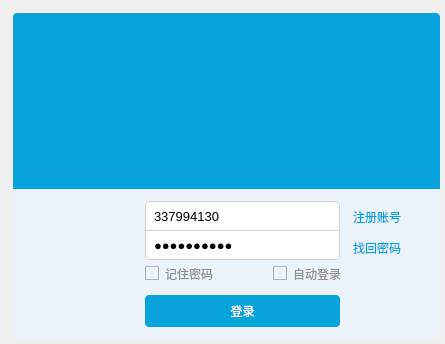
<?xml version="1.0" encoding="UTF-8"?>
<ui version="4.0">
 <class>LoginForm</class>
 <widget class="QWidget" name="LoginForm">
  <property name="geometry">
   <rect>
    <x>0</x>
    <y>0</y>
    <width>445</width>
    <height>344</height>
   </rect>
  </property>
  <property name="windowTitle">
   <string>登录QQ</string>
  </property>
  <property name="windowIcon">
   <iconset resource="../../rs/rs.qrc">
    <normaloff>:/sys/qlogo.png</normaloff>:/sys/qlogo.png</iconset>
  </property>
  <property name="styleSheet">
   <string notr="true">*{
	font: 75 9pt &quot;微软雅黑&quot;;
}

#LoginForm{
	
	
}

#login_main_widget{
	
	background-color: rgb(255, 170, 127,0);
	border-image: url(:/sys/back.png) 5;
}

#login_top_widget{
	background-color: #09A3DC;
	border-top-left-radius:4px;
	border-top-right-radius:4px;
}


#login_top_widget QLabel{
	border-top-left-radius:4px;
	border-top-right-radius:4px;
}


/*登录信息填写部分总容器*/
#login_con_widget{
	 
	background-color: #EBF2F9;	
	border-bottom-left-radius:4px;
	border-bottom-right-radius:4px;
}

/*输入框基本样式*/
#login_con_widget QLineEdit{
	
	border:1px solid rgb(209,209,209);
	height:28px;   /*子控件高度*/
	font-size:10pt;
	padding-left:6px;
	padding-right:6px;
	
}

/*输入框悬停样式*/
#login_con_widget QLineEdit:hover{
	
	border:1px solid rgb(21,131,221) /*鼠标悬停在输入框上时边框变蓝*/
	
}

/*用户名输入框样式*/
#login_con_widget QLineEdit#lineEdit_un{
	border-top-left-radius:4px;
	border-top-right-radius:4px;
	
}

/*密码输入框基本样式*/
#login_con_widget QLineEdit#lineEdit_pass{
	border-top-width:0px;
	border-bottom-left-radius:4px;
	border-bottom-right-radius:4px;
	background-image: url(:/sys/img/keyborad.png);
	background-repeat:no;
	background-position:right center;
	background-origin: content;
   
}

/*密码输入框在悬停时显示*/
#login_con_widget QLineEdit#lineEdit_pass:hover{
	border-top-width:1px;
}


/*标签基本样式*/
#login_con_widget QLabel{

	color: #09A3DC;
}

/*标签悬停*/
#login_con_widget QLabel:hover{
	color: rgba(9, 163, 220 ,120); /* 鼠标悬停在标签上时标签的字体颜色变为半透明的蓝色*/
}

/*复选框文字基本样式*/
#login_con_widget QCheckBox{
	color:rgb(145, 145, 145);
}

/*复选框方框部分基本样式*/
#login_con_widget QCheckBox::indicator {
	border:1px solid #B2B2B2;
}

/*复选框方框部分选中样式*/
#login_con_widget QCheckBox::indicator:checked {
	border:1px solid #278CDE;
	background-image: url(:/sys/img/check.png);  /*选中时复选框填充蓝色对勾*/
}

/*复选框方框部分悬停*/
#login_con_widget QCheckBox::indicator:hover {
	 border:1px solid #278CDE;      /*悬停时复选框的边框变蓝*/
}


/*定义头像样式*/
#label_touxiang{
	border-radius:4px;	
	border-image: url(:/sys/img/sf.jpg) 1; /*头像图片*/
	
}

/*登录按钮样式*/
#pushButton_login{
	border-radius:4px;
	border:none;
	background-color: #09A3DC;
	color:#fff;
}

/*登录按钮鼠标悬停样式*/
#pushButton_login:hover{
	background-color:rgb(60,195,245); /*悬停时变为半透明*/
}
</string>
  </property>
  <widget class="QWidget" name="login_main_widget" native="true">
   <property name="geometry">
    <rect>
     <x>10</x>
     <y>10</y>
     <width>433</width>
     <height>332</height>
    </rect>
   </property>
   <property name="minimumSize">
    <size>
     <width>433</width>
     <height>332</height>
    </size>
   </property>
   <property name="maximumSize">
    <size>
     <width>433</width>
     <height>332</height>
    </size>
   </property>
   <property name="palette">
    <palette>
     <active>
      <colorrole role="WindowText">
       <brush brushstyle="SolidPattern">
        <color alpha="255">
         <red>0</red>
         <green>0</green>
         <blue>0</blue>
        </color>
       </brush>
      </colorrole>
      <colorrole role="Button">
       <brush brushstyle="SolidPattern">
        <color alpha="0">
         <red>255</red>
         <green>170</green>
         <blue>127</blue>
        </color>
       </brush>
      </colorrole>
      <colorrole role="Base">
       <brush brushstyle="SolidPattern">
        <color alpha="0">
         <red>255</red>
         <green>170</green>
         <blue>127</blue>
        </color>
       </brush>
      </colorrole>
      <colorrole role="Window">
       <brush brushstyle="SolidPattern">
        <color alpha="0">
         <red>255</red>
         <green>170</green>
         <blue>127</blue>
        </color>
       </brush>
      </colorrole>
     </active>
     <inactive>
      <colorrole role="WindowText">
       <brush brushstyle="SolidPattern">
        <color alpha="255">
         <red>0</red>
         <green>0</green>
         <blue>0</blue>
        </color>
       </brush>
      </colorrole>
      <colorrole role="Button">
       <brush brushstyle="SolidPattern">
        <color alpha="0">
         <red>255</red>
         <green>170</green>
         <blue>127</blue>
        </color>
       </brush>
      </colorrole>
      <colorrole role="Base">
       <brush brushstyle="SolidPattern">
        <color alpha="0">
         <red>255</red>
         <green>170</green>
         <blue>127</blue>
        </color>
       </brush>
      </colorrole>
      <colorrole role="Window">
       <brush brushstyle="SolidPattern">
        <color alpha="0">
         <red>255</red>
         <green>170</green>
         <blue>127</blue>
        </color>
       </brush>
      </colorrole>
     </inactive>
     <disabled>
      <colorrole role="WindowText">
       <brush brushstyle="SolidPattern">
        <color alpha="255">
         <red>120</red>
         <green>120</green>
         <blue>120</blue>
        </color>
       </brush>
      </colorrole>
      <colorrole role="Button">
       <brush brushstyle="SolidPattern">
        <color alpha="0">
         <red>255</red>
         <green>170</green>
         <blue>127</blue>
        </color>
       </brush>
      </colorrole>
      <colorrole role="Base">
       <brush brushstyle="SolidPattern">
        <color alpha="0">
         <red>255</red>
         <green>170</green>
         <blue>127</blue>
        </color>
       </brush>
      </colorrole>
      <colorrole role="Window">
       <brush brushstyle="SolidPattern">
        <color alpha="0">
         <red>255</red>
         <green>170</green>
         <blue>127</blue>
        </color>
       </brush>
      </colorrole>
     </disabled>
    </palette>
   </property>
   <widget class="QWidget" name="login_top_widget" native="true">
    <property name="geometry">
     <rect>
      <x>3</x>
      <y>3</y>
      <width>427</width>
      <height>176</height>
     </rect>
    </property>
    <widget class="QLabel" name="label">
     <property name="geometry">
      <rect>
       <x>0</x>
       <y>0</y>
       <width>427</width>
       <height>176</height>
      </rect>
     </property>
     <property name="text">
      <string/>
     </property>
     <property name="pixmap">
      <pixmap resource="../../rs/rs.qrc">:/sys/img/top.png</pixmap>
     </property>
     <property name="scaledContents">
      <bool>true</bool>
     </property>
    </widget>
   </widget>
   <widget class="QWidget" name="login_con_widget" native="true">
    <property name="geometry">
     <rect>
      <x>3</x>
      <y>179</y>
      <width>427</width>
      <height>150</height>
     </rect>
    </property>
    <property name="minimumSize">
     <size>
      <width>0</width>
      <height>150</height>
     </size>
    </property>
    <property name="maximumSize">
     <size>
      <width>16777215</width>
      <height>150</height>
     </size>
    </property>
    <property name="palette">
     <palette>
      <active>
       <colorrole role="Button">
        <brush brushstyle="SolidPattern">
         <color alpha="255">
          <red>235</red>
          <green>242</green>
          <blue>249</blue>
         </color>
        </brush>
       </colorrole>
       <colorrole role="Base">
        <brush brushstyle="SolidPattern">
         <color alpha="255">
          <red>235</red>
          <green>242</green>
          <blue>249</blue>
         </color>
        </brush>
       </colorrole>
       <colorrole role="Window">
        <brush brushstyle="SolidPattern">
         <color alpha="255">
          <red>235</red>
          <green>242</green>
          <blue>249</blue>
         </color>
        </brush>
       </colorrole>
      </active>
      <inactive>
       <colorrole role="Button">
        <brush brushstyle="SolidPattern">
         <color alpha="255">
          <red>235</red>
          <green>242</green>
          <blue>249</blue>
         </color>
        </brush>
       </colorrole>
       <colorrole role="Base">
        <brush brushstyle="SolidPattern">
         <color alpha="255">
          <red>235</red>
          <green>242</green>
          <blue>249</blue>
         </color>
        </brush>
       </colorrole>
       <colorrole role="Window">
        <brush brushstyle="SolidPattern">
         <color alpha="255">
          <red>235</red>
          <green>242</green>
          <blue>249</blue>
         </color>
        </brush>
       </colorrole>
      </inactive>
      <disabled>
       <colorrole role="Button">
        <brush brushstyle="SolidPattern">
         <color alpha="255">
          <red>235</red>
          <green>242</green>
          <blue>249</blue>
         </color>
        </brush>
       </colorrole>
       <colorrole role="Base">
        <brush brushstyle="SolidPattern">
         <color alpha="255">
          <red>235</red>
          <green>242</green>
          <blue>249</blue>
         </color>
        </brush>
       </colorrole>
       <colorrole role="Window">
        <brush brushstyle="SolidPattern">
         <color alpha="255">
          <red>235</red>
          <green>242</green>
          <blue>249</blue>
         </color>
        </brush>
       </colorrole>
      </disabled>
     </palette>
    </property>
    <widget class="QLabel" name="label_touxiang">
     <property name="geometry">
      <rect>
       <x>40</x>
       <y>12</y>
       <width>80</width>
       <height>80</height>
      </rect>
     </property>
     <property name="minimumSize">
      <size>
       <width>80</width>
       <height>80</height>
      </size>
     </property>
     <property name="maximumSize">
      <size>
       <width>80</width>
       <height>80</height>
      </size>
     </property>
     <property name="text">
      <string/>
     </property>
     <property name="scaledContents">
      <bool>true</bool>
     </property>
    </widget>
    <widget class="QLineEdit" name="lineEdit_un">
     <property name="geometry">
      <rect>
       <x>132</x>
       <y>12</y>
       <width>195</width>
       <height>30</height>
      </rect>
     </property>
     <property name="text">
      <string>337994130</string>
     </property>
    </widget>
    <widget class="QLineEdit" name="lineEdit_pass">
     <property name="geometry">
      <rect>
       <x>132</x>
       <y>42</y>
       <width>195</width>
       <height>29</height>
      </rect>
     </property>
     <property name="text">
      <string>it's pass?</string>
     </property>
     <property name="echoMode">
      <enum>QLineEdit::Password</enum>
     </property>
    </widget>
    <widget class="QLabel" name="label_1">
     <property name="geometry">
      <rect>
       <x>340</x>
       <y>18</y>
       <width>61</width>
       <height>20</height>
      </rect>
     </property>
     <property name="text">
      <string>注册账号</string>
     </property>
    </widget>
    <widget class="QLabel" name="label_2">
     <property name="geometry">
      <rect>
       <x>340</x>
       <y>50</y>
       <width>61</width>
       <height>17</height>
      </rect>
     </property>
     <property name="text">
      <string>找回密码</string>
     </property>
    </widget>
    <widget class="QCheckBox" name="checkBox">
     <property name="geometry">
      <rect>
       <x>132</x>
       <y>74</y>
       <width>91</width>
       <height>21</height>
      </rect>
     </property>
     <property name="text">
      <string>记住密码</string>
     </property>
     <property name="checked">
      <bool>false</bool>
     </property>
    </widget>
    <widget class="QCheckBox" name="checkBox_2">
     <property name="geometry">
      <rect>
       <x>260</x>
       <y>74</y>
       <width>91</width>
       <height>21</height>
      </rect>
     </property>
     <property name="text">
      <string>自动登录</string>
     </property>
    </widget>
    <widget class="QPushButton" name="pushButton_login">
     <property name="geometry">
      <rect>
       <x>132</x>
       <y>106</y>
       <width>195</width>
       <height>32</height>
      </rect>
     </property>
     <property name="minimumSize">
      <size>
       <width>195</width>
       <height>32</height>
      </size>
     </property>
     <property name="text">
      <string>登录</string>
     </property>
    </widget>
   </widget>
  </widget>
 </widget>
 <resources>
  <include location="../../rs/rs.qrc"/>
 </resources>
 <connections/>
</ui>
